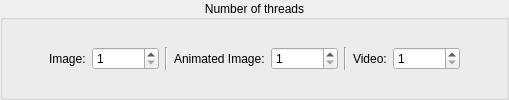
          <widget class="QGroupBox" name="groupBox_NumOfThreads">
           <property name="enabled">
            <bool>true</bool>
           </property>
           <property name="sizePolicy">
            <sizepolicy hsizetype="Preferred" vsizetype="Fixed">
             <horstretch>0</horstretch>
             <verstretch>0</verstretch>
            </sizepolicy>
           </property>
           <property name="maximumSize">
            <size>
             <width>16777215</width>
             <height>16777215</height>
            </size>
           </property>
           <property name="toolTip">
            <string/>
           </property>
           <property name="title">
            <string>Number of threads</string>
           </property>
           <property name="alignment">
            <set>Qt::AlignCenter</set>
           </property>
           <property name="flat">
            <bool>false</bool>
           </property>
           <layout class="QGridLayout" name="gridLayout_8" columnstretch="20,18,20">
            <property name="leftMargin">
             <number>6</number>
            </property>
            <property name="topMargin">
             <number>6</number>
            </property>
            <property name="rightMargin">
             <number>6</number>
            </property>
            <property name="bottomMargin">
             <number>6</number>
            </property>
            <item row="0" column="2">
             <spacer name="horizontalSpacer_6">
              <property name="orientation">
               <enum>Qt::Horizontal</enum>
              </property>
              <property name="sizeHint" stdset="0">
               <size>
                <width>40</width>
                <height>20</height>
               </size>
              </property>
             </spacer>
            </item>
            <item row="0" column="1">
             <widget class="QFrame" name="frame_16">
              <property name="sizePolicy">
               <sizepolicy hsizetype="Preferred" vsizetype="Fixed">
                <horstretch>0</horstretch>
                <verstretch>0</verstretch>
               </sizepolicy>
              </property>
              <property name="frameShape">
               <enum>QFrame::NoFrame</enum>
              </property>
              <property name="frameShadow">
               <enum>QFrame::Raised</enum>
              </property>
              <layout class="QGridLayout" name="gridLayout_57">
               <property name="leftMargin">
                <number>0</number>
               </property>
               <property name="topMargin">
                <number>0</number>
               </property>
               <property name="rightMargin">
                <number>0</number>
               </property>
               <property name="bottomMargin">
                <number>0</number>
               </property>
               <item row="0" column="2">
                <widget class="QLabel" name="label_11">
                 <property name="sizePolicy">
                  <sizepolicy hsizetype="Fixed" vsizetype="Preferred">
                   <horstretch>0</horstretch>
                   <verstretch>0</verstretch>
                  </sizepolicy>
                 </property>
                 <property name="maximumSize">
                  <size>
                   <width>16777215</width>
                   <height>16777215</height>
                  </size>
                 </property>
                 <property name="toolTip">
                  <string/>
                 </property>
                 <property name="statusTip">
                  <string/>
                 </property>
                 <property name="whatsThis">
                  <string/>
                 </property>
                 <property name="text">
                  <string>Image:</string>
                 </property>
                </widget>
               </item>
               <item row="0" column="4">
                <widget class="Line" name="line">
                 <property name="orientation">
                  <enum>Qt::Vertical</enum>
                 </property>
                </widget>
               </item>
               <item row="0" column="8">
                <widget class="QLabel" name="label_13">
                 <property name="sizePolicy">
                  <sizepolicy hsizetype="Fixed" vsizetype="Preferred">
                   <horstretch>0</horstretch>
                   <verstretch>0</verstretch>
                  </sizepolicy>
                 </property>
                 <property name="maximumSize">
                  <size>
                   <width>16777215</width>
                   <height>16777215</height>
                  </size>
                 </property>
                 <property name="toolTip">
                  <string/>
                 </property>
                 <property name="text">
                  <string>Video:</string>
                 </property>
                </widget>
               </item>
               <item row="0" column="7">
                <widget class="Line" name="line_2">
                 <property name="orientation">
                  <enum>Qt::Vertical</enum>
                 </property>
                </widget>
               </item>
               <item row="0" column="6">
                <widget class="QSpinBox" name="spinBox_ThreadNum_gif_internal">
                 <property name="sizePolicy">
                  <sizepolicy hsizetype="Preferred" vsizetype="Fixed">
                   <horstretch>0</horstretch>
                   <verstretch>0</verstretch>
                  </sizepolicy>
                 </property>
                 <property name="toolTip">
                  <string>The number of threads that the software processes GIF,
which will determine how many frames the software will
process at the same time.

The actual maximum number of threads is limited by the 
number of enabled GPUs when using Anime4k, Waifu2x-Caffe
and Waifu2x-converter.(Only when processing GIF and Video)</string>
                 </property>
                 <property name="minimum">
                  <number>1</number>
                 </property>
                 <property name="maximum">
                  <number>999999999</number>
                 </property>
                 <property name="singleStep">
                  <number>1</number>
                 </property>
                 <property name="value">
                  <number>1</number>
                 </property>
                </widget>
               </item>
               <item row="0" column="9">
                <widget class="QSpinBox" name="spinBox_ThreadNum_video_internal">
                 <property name="sizePolicy">
                  <sizepolicy hsizetype="Preferred" vsizetype="Fixed">
                   <horstretch>0</horstretch>
                   <verstretch>0</verstretch>
                  </sizepolicy>
                 </property>
                 <property name="toolTip">
                  <string>The number of threads that the software processes Video,
which will determine how many frames the software will
process at the same time.

The actual maximum number of threads is limited by the 
number of enabled GPUs when using Anime4k, Waifu2x-Caffe
and Waifu2x-converter.(Only when processing GIF and Video)</string>
                 </property>
                 <property name="minimum">
                  <number>1</number>
                 </property>
                 <property name="maximum">
                  <number>999999999</number>
                 </property>
                 <property name="singleStep">
                  <number>1</number>
                 </property>
                 <property name="value">
                  <number>1</number>
                 </property>
                </widget>
               </item>
               <item row="0" column="5">
                <widget class="QLabel" name="label_12">
                 <property name="sizePolicy">
                  <sizepolicy hsizetype="Fixed" vsizetype="Preferred">
                   <horstretch>0</horstretch>
                   <verstretch>0</verstretch>
                  </sizepolicy>
                 </property>
                 <property name="maximumSize">
                  <size>
                   <width>16777215</width>
                   <height>16777215</height>
                  </size>
                 </property>
                 <property name="toolTip">
                  <string/>
                 </property>
                 <property name="text">
                  <string>Animated Image:</string>
                 </property>
                </widget>
               </item>
               <item row="0" column="3">
                <widget class="QSpinBox" name="spinBox_ThreadNum_image">
                 <property name="sizePolicy">
                  <sizepolicy hsizetype="Preferred" vsizetype="Fixed">
                   <horstretch>0</horstretch>
                   <verstretch>0</verstretch>
                  </sizepolicy>
                 </property>
                 <property name="toolTip">
                  <string>The number of threads that the software processes Image,
which will determine how many images the software will
process at the same time.</string>
                 </property>
                 <property name="minimum">
                  <number>1</number>
                 </property>
                 <property name="maximum">
                  <number>999999999</number>
                 </property>
                 <property name="singleStep">
                  <number>1</number>
                 </property>
                 <property name="value">
                  <number>1</number>
                 </property>
                </widget>
               </item>
              </layout>
             </widget>
            </item>
            <item row="0" column="0">
             <spacer name="horizontalSpacer_29">
              <property name="orientation">
               <enum>Qt::Horizontal</enum>
              </property>
              <property name="sizeHint" stdset="0">
               <size>
                <width>40</width>
                <height>20</height>
               </size>
              </property>
             </spacer>
            </item>
           </layout>
          </widget>
